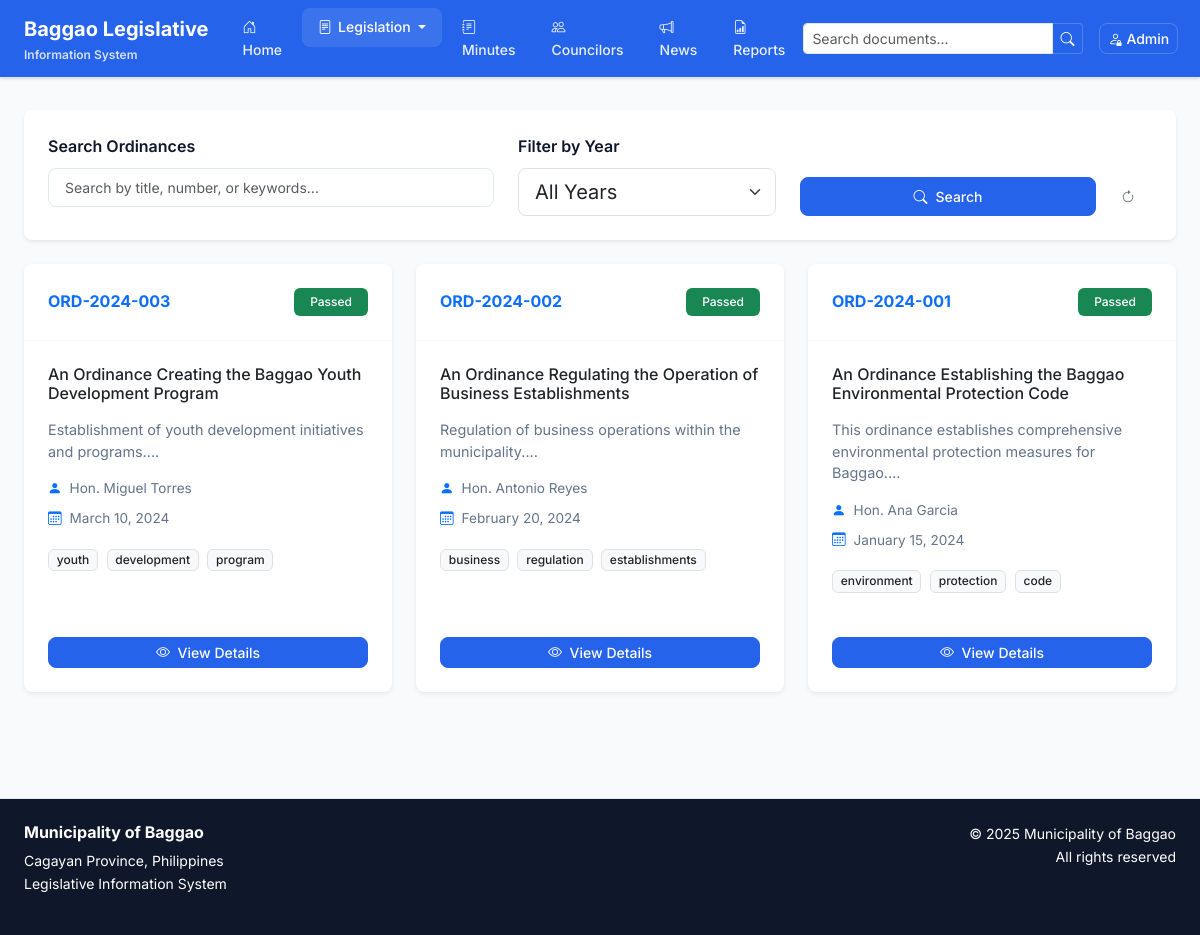
Before: /ordinances with the older database file.
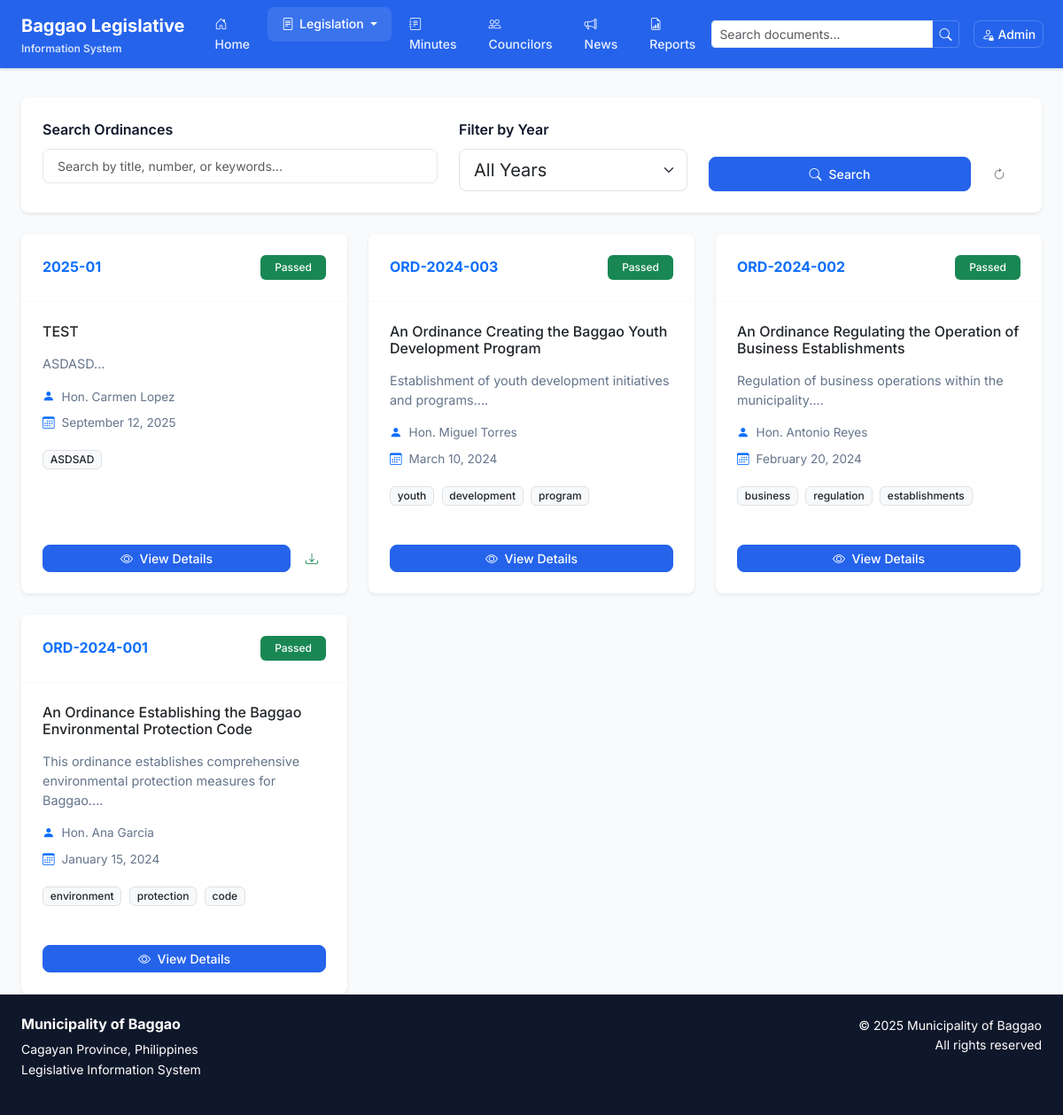
After: the same page with the newer database file.
### tables this page shows
CREATE TABLE `ordinances` (
  `id` int(11) NOT NULL,
  `ordinance_number` varchar(50) NOT NULL,
  `title` text NOT NULL,
  `author_id` int(11) NOT NULL,
  `date_passed` date NOT NULL,
  `status` enum('passed','pending','rejected') DEFAULT 'pending',
  `file_path` varchar(255) DEFAULT NULL,
  `summary` text DEFAULT NULL,
  `keywords` varchar(255) DEFAULT NULL,
  `created_at` timestamp NOT NULL DEFAULT current_timestamp(),
  `updated_at` timestamp NOT NULL DEFAULT current_timestamp() ON UPDATE current_timestamp()
);

CREATE TABLE `councilors` (
  `id` int(11) NOT NULL,
  `name` varchar(100) NOT NULL,
  `photo` varchar(255) DEFAULT NULL,
  `position` varchar(50) NOT NULL,
  `term_start` year(4) NOT NULL,
  `term_end` year(4) NOT NULL,
  `committees` text DEFAULT NULL,
  `contact_info` text DEFAULT NULL,
  `status` enum('active','inactive') DEFAULT 'active',
  `created_at` timestamp NOT NULL DEFAULT current_timestamp(),
  `updated_at` timestamp NOT NULL DEFAULT current_timestamp() ON UPDATE current_timestamp()
);

### core/Controller.php (called while the page is built, shortened)
<?php
class Controller {
    protected function loadView($view, $data = []) {
        extract($data);
        include "views/{$view}.php";
        include "views/layout.php";
    }
}
?>

### controllers/OrdinanceController.php (called while the page is built, shortened)
<?php
class OrdinanceController extends Controller {
    public function index() {
        $ordinanceModel = new Ordinance();
        $search = $_GET['search'] ?? '';
        $year = $_GET['year'] ?? '';
        if (!empty($search)) {
            $ordinances = $ordinanceModel->searchWithAuthor($search);
        } elseif (!empty($year)) {
            $ordinances = $ordinanceModel->getByYear($year);
        } else {
            $ordinances = $ordinanceModel->getWithAuthor();
        }
        $data = [
            'ordinances' => $ordinances,
            'years' => $ordinanceModel->getYears(),
            'current_search' => $search,
            'current_year' => $year,
            'current_page' => 'ordinances'
        ];
        $this->loadView('ordinances/index', $data);
    }
}
?>

### index.php (called while the page is built, shortened)
<?php
require_once 'config/database.php';
spl_autoload_register(function ($class_name) {
    $directories = [
        'models/',
        'controllers/',
        'core/'
    ];
    foreach ($directories as $directory) {
        $file = $directory . $class_name . '.php';
        if (file_exists($file)) {
            return;
        }
    }
});
$request = $_GET['page'] ?? 'home';
$action = $_GET['action'] ?? 'index';
$id = $_GET['id'] ?? null;
$routes = [
    'home' => 'HomeController',
    'ordinances' => 'OrdinanceController',
    'resolutions' => 'ResolutionController',
    'minutes' => 'MinuteController',
    'councilors' => 'CouncilorController',
    'publications' => 'PublicationController',
    'reports' => 'ReportController',
    'admin' => 'AdminController',
    'auth' => 'AuthController'
];
if (isset($routes[$request])) {
    $controller = new $controller_name();
    if (method_exists($controller, $action)) {
        $controller->$action($id);
    } else {
        $controller->index();
    }
} else {
    include 'views/404.php';
}
?>

### core/Model.php (called while the page is built, shortened)
<?php
class Model {
    public function __construct() {
        $database = new Database();
        $this->db = $database->getConnection();
    }
}
?>

### config/database.php (called while the page is built, shortened)
<?php
class Database {
    private $host = DB_HOST;
    private $db_name = DB_NAME;
    private $username = DB_USER;
    private $password = DB_PASS;
    private $conn = null;
    public function getConnection() {
        if ($this->conn === null) {
            try {
                $this->conn = new PDO(
                    "mysql:host=" . $this->host . ";dbname=" . $this->db_name,
                    $this->username,
                    $this->password,
                    array(
                        PDO::ATTR_ERRMODE => PDO::ERRMODE_EXCEPTION,
                        PDO::ATTR_DEFAULT_FETCH_MODE => PDO::FETCH_ASSOC,
                        PDO::MYSQL_ATTR_INIT_COMMAND => "SET NAMES utf8"
                    )
                );
            } catch(PDOException $exception) {
                echo "Connection error: " . $exception->getMessage();
                die();
            }
        }
        return $this->conn;
    }
}
?>

### models/Ordinance.php (called while the page is built, shortened)
<?php
class Ordinance extends Model {
    public function getWithAuthor() {
        $sql = "SELECT o.*, c.name as author_name
                FROM ordinances o
                LEFT JOIN councilors c ON o.author_id = c.id
                ORDER BY o.date_passed DESC";
        $stmt = $this->db->prepare($sql);
        $stmt->execute();
        return $stmt->fetchAll();
    }
}
?>

### views/ordinances/index.php (the view, shortened to what the changed rows need)
<?php if (!empty($ordinances)): ?>
    <div class="row g-4">
        <?php foreach ($ordinances as $ordinance): ?>
            <div class="col-md-6 col-lg-4">
                <div class="card h-100 border-0 shadow-sm hover-shadow">
                    <div class="card-header bg-transparent border-bottom border-light d-flex justify-content-between align-items-center p-4">
                        <h6 class="mb-0 text-primary fw-bold">
                            <?= htmlspecialchars($ordinance['ordinance_number']) ?>
                        </h6>
                        <span class="badge bg-<?= $ordinance['status'] === 'passed' ? 'success' : ($ordinance['status'] === 'pending' ? 'warning' : 'danger') ?> px-3 py-2">
                            <?= ucfirst($ordinance['status']) ?>
                        </span>
                    </div>
                    <div class="card-body p-4">
                        <h6 class="card-title mb-3">
                            <a href="<?= BASE_URL ?>ordinances/view/<?= $ordinance['id'] ?>" class="text-decoration-none text-dark hover-text-primary">
                                <?= htmlspecialchars($ordinance['title']) ?>
                            </a>
                        </h6>
                        <?php if (!empty($ordinance['summary'])): ?>
                            <p class="card-text text-muted mb-3" style="font-size: 0.9rem; line-height: 1.5;">
                                <?= htmlspecialchars(substr($ordinance['summary'], 0, 120)) ?>...
                            </p>
                        <?php endif; ?>
                        <div class="d-flex flex-column gap-2 text-muted mb-3" style="font-size: 0.85rem;">
                            <div class="d-flex align-items-center">
                                <i class="bi bi-person-fill me-2 text-primary"></i>
                                <span><?= htmlspecialchars($ordinance['author_name']) ?></span>
                            </div>
                            <div class="d-flex align-items-center">
                                <i class="bi bi-calendar3 me-2 text-primary"></i>
                                <span><?= date('F d, Y', strtotime($ordinance['date_passed'])) ?></span>
                            </div>
                        </div>
                        <?php if (!empty($ordinance['keywords'])): ?>
                            <div class="mb-3">
                                <?php
                                $keywords = explode(',', $ordinance['keywords']);
                                $displayed_keywords = array_slice($keywords, 0, 3);
                                foreach ($displayed_keywords as $keyword):
                                ?>
                                    <span class="badge bg-light text-dark border me-1 mb-1"><?= htmlspecialchars(trim($keyword)) ?></span>
                                <?php endforeach; ?>
                            </div>
                        <?php endif; ?>
                    </div>
                    <div class="card-footer bg-transparent border-top-0 p-4 pt-0">
                        <div class="d-flex gap-2">
                            <a href="<?= BASE_URL ?>ordinances/view/<?= $ordinance['id'] ?>" class="btn btn-primary btn-sm flex-grow-1">
                                <i class="bi bi-eye me-1"></i> View Details
                            </a>
                            <?php if (!empty($ordinance['file_path'])): ?>
                                <a href="<?= BASE_URL ?>ordinances/download/<?= $ordinance['id'] ?>" class="btn btn-outline-success btn-sm">
                                    <i class="bi bi-download"></i>
                                </a>
                            <?php endif; ?>
                        </div>
                    </div>
                </div>
            </div>
        <?php endforeach; ?>
    </div>
<?php endif; ?>

Changed rows visible on the page:
added ordinances: ordinance_number "2025-01", status "Passed", title "TEST", summary "ASDASD", author.name "Hon. Carmen Lopez", date_passed "September 12, 2025", keywords "ASDSAD"
